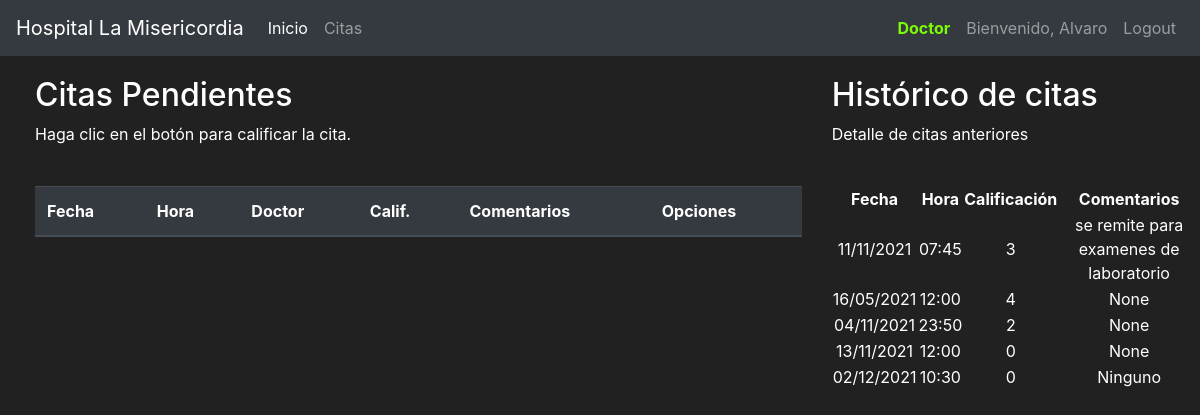
Screenshot of /citas (signed in) with the database file from the repository.
### hospital/models.py (models this page shows, shortened)
class Usuarios(db.Model, UserMixin):
    id = db.Column(db.Integer(), primary_key=True)
    tipoId = db.Column(db.String(length=2), nullable=False)
    tipoUsuario = db.Column(db.String(length=1), nullable=False)
    nombre = db.Column(db.String(length=30), nullable=False)
    apellidos = db.Column(db.String(length=50), nullable=False)
    email = db.Column(db.String(length=60), nullable=False, unique=True)
    clave = db.Column(db.String(length=128), nullable=False)
    citas = db.relationship('Citas', backref='citas_pendientes', lazy=True)
    @property
    def mostrar_nombre(self):
        if str(self.tipoUsuario) == "P":
            return "Paciente"
        else:
            return "Doctor"
    @property
    def password(self):
        return self.password

class Citas(db.Model):
    id = db.Column(db.Integer(), primary_key=True)
    fecha = db.Column(db.String(length=10), nullable=False)
    hora  = db.Column(db.String(length=5), nullable=False)
    idPaciente = db.Column(db.Integer(), nullable=False)
    idDoctor = db.Column(db.Integer(), db.ForeignKey('usuarios.id'))
    calificacion = db.Column(db.Integer(), nullable=True)
    comentarios = db.Column(db.String(length=1024), nullable=True)

### hospital/routes.py (the view, shortened to what this page needs)
@app.route("/citas", methods=['GET','POST'])
@login_required
def citas_page():
    calificar_form = CalificarForm()
    if request.method == "GET":
        citas = Citas.query.filter_by(idPaciente=current_user.id, calificacion=0)
        anteriores = Citas.query.all()
        return render_template('citas.html', citas=citas, anteriores=anteriores, calificar_form=calificar_form)

### hospital/models.py (called while the page is built)
@login_manager.user_loader
def load_user(user_id):
    return Usuarios.query.get(int(user_id))

### hospital/templates/citas.html (shortened to what this page needs)
{% extends 'base.html' %}
{% block content %}
<div class="row" style="margin-top: 20px; margin-left: 20px;">
    <div class="col-8">
        <h2>Citas Pendientes</h2>
        <p>Haga clic en el botón para calificar la cita.</p>
        <br>
        <table class="table table-hover table-dark">
            <thead>
                <tr>
                    <th scope="col">Fecha</th>
                    <th scope="col">Hora</th>
                    <th scope="col">Doctor</th>
                    <th scope="col">Calif.</th>
                    <th scope="col">Comentarios</th>
                    <th scope="col">Opciones</th>
                </tr>
            </thead>
        </table>
    </div>
    <div class="col-4">
        <h2>Histórico de citas</h2>
        <p>Detalle de citas anteriores</p>
        <br>
        <table class="text-center">
            <tr>
                <th>Fecha</th>
                <th>Hora</th>
                <th>Calificación</th>
                <th>Comentarios</th>
            </tr>
           {% for cit in anteriores %}
            <tr>
                <td>{{cit.fecha}} </td>
                <td>{{cit.hora}} </td>
                <td>{{cit.calificacion}} </td>
                <td>{{cit.comentarios}} </td>
            </tr>
            {% endfor %}
        </table>
    </div>
</div>
{% endblock %}

### hospital/templates/base.html (shortened to what this page needs)
<!doctype html>
<html lang="en">
  <head>
    <link rel="stylesheet" href="https://cdn.jsdelivr.net/npm/bootstrap@4.5.3/dist/css/bootstrap.min.css">
  </head>
  <body>
    <nav class="navbar navbar-expand-md navbar-dark bg-dark">
      <a class="navbar-brand" href="{{ url_for('home_page')}}">Hospital La Misericordia</a>
      <div class="collapse navbar-collapse" id="navbarNav">
        <ul class="navbar-nav mr-auto">
          <li class="nav-item active">
            <a class="nav-link" href="{{ url_for('home_page') }}">Inicio <span class="sr-only">(current)</span></a>
          </li>
          {% if current_user.is_authenticated %}
            {% if current_user.tipoUsuario=='P'%}
            <li class="nav-item">
              <a class="nav-link" href="{{ url_for('citas_page') }}">Citas</a>
            </li>
            <li class="nav-item">
              <a class="nav-link" href="{{ url_for('agendar_page') }}">Agenda</a>
            </li>
            {% else %}
            <li class="nav-item">
              <a class="nav-link" href="{{ url_for('citad_page') }}">Citas</a>
            </li>
            {% endif %}
          {% endif %}
        </ul>
        {% if current_user.is_authenticated %}
            <ul class="navbar-nav">
                <li class="nav-item">
                    <a class="nav-link" style="color: lawngreen; font-weight: bold">
                      {{ current_user.mostrar_nombre }}
                    </a>
                </li>
                <li class="nav-item">
                    <a class="nav-link">Bienvenido, {{ current_user.nombre }}</a>
                </li>
                <li class="nav-item">
                    <a class="nav-link" href="{{ url_for('logout_page') }}">Logout</a>
                </li>
            </ul>
          {% endif %}
      </div>
    </nav>
      {% block content %}
      {% endblock %}
  </body>
</html>

### hospital/templates/base.html (style rules this page uses)
body { background-color: #212121; color: white; }

### rows the page displays
Usuarios: mostrar_nombre "Doctor", nombre "Alvaro"
Citas: fecha "11/11/2021", hora "07:45", calificacion "3", comentarios "se remite para examenes de laboratorio"
Citas: fecha "16/05/2021", hora "12:00", calificacion "4", comentarios "None"
Citas: fecha "04/11/2021", hora "23:50", calificacion "2", comentarios "None"
Citas: fecha "13/11/2021", hora "12:00", calificacion "0", comentarios "None"
Citas: fecha "02/12/2021", hora "10:30", calificacion "0", comentarios "Ninguno"
